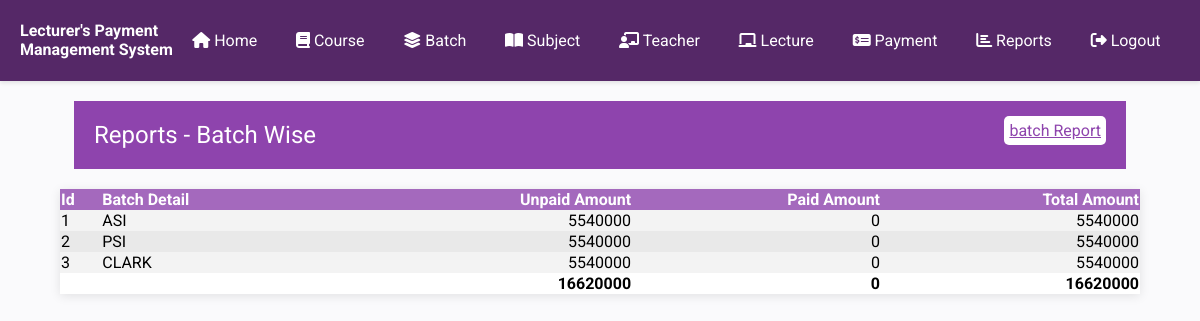
Page /Project/payment_report.php (signed in) on the committed database.
### tables this page shows
CREATE TABLE IF NOT EXISTS `batch` (
  `id` int(11) NOT NULL AUTO_INCREMENT,
  `courseid` int(11) NOT NULL,
  `startdate` date NOT NULL,
  `enddate` date NOT NULL,
  `classtime` text NOT NULL,
  `isdeleted` int(11) NOT NULL DEFAULT '0',
  PRIMARY KEY (`id`)
);

### Project/payment_report.php (the view, shortened to what this page needs)
<?php
require_once('inc/connection.php');
require_once('inc/header-part.php');
?>
</head>
<body>
    <?php require_once('inc/menu.php'); ?>
    <div class="heading">
        <div>
            <span>Reports - Batch Wise</span>
            <span><a href="report.php">batch Report</a></span>
        </div>
    </div>
    <div class="container">
        <table align="center" class="data">
            <thead>
                <tr>
                    <th>Id</th>
                    <th>Batch Detail</th>
                    <th align='right'>Unpaid Amount</th>
                    <th align='right'>Paid Amount</th>
                    <th align='right'>Total Amount</th>
                </tr>
            </thead>
            <tbody>
                <?php
                    $sql="select title,classtime,b.id as batchid, (select sum(amount) from lecture l where  l.batchid=batchid and payoutid is null) as 'unpaid',ifnull((select sum(amount) from lecture l where  l.batchid=batchid and payoutid is not null),0) as 'paid' from course c, batch b where c.id=courseid";
                    $cmd = $db -> prepare($sql);
                    $cmd -> execute();
                    $table= $cmd -> fetchALL();
                    $unpaidTotla = 0;
                    $paidTotal = 0;
                    foreach($table as $row)
                    {
                        extract($row);
                        $unpaidTotla += $unpaid;
                        $paidTotal += $paid;
                ?>
                <tr>
                    <td><?= $batchid ?></td>
                    <td><?= $title ?></td>
                    <td align='right'><?= $unpaid ?></td>
                    <td align='right'><?= $paid ?></td>
                    <td align='right'><?= $paid + $unpaid ?></td>
                </tr>
                <?php
                    }
                ?>
            </tbody>
            <tfoot>
                <tr>
                    <th></th>
                    <th></th>
                    <th align='right'><?= $unpaidTotla ?></th>
                    <th align='right'><?=$paidTotal ?></th>
                    <th align='right'><?=$unpaidTotla + $paidTotal?></th>
                </tr>
            </tfoot>
        </table>
    </div>
</body>
<?php
require_once('inc/footer.php');
?>

### Project/style.css (style rules this page uses)
body { font-family: 'Roboto', sans-serif; background-color: #fafafc; margin: 0; padding: 0; }
.data { width: 90%; border-collapse: collapse; margin: 20px 0; margin: auto; box-shadow: 0 2px 10px rgba(0, 0, 0, 0.1); background-color: #fff; }
.data>thead>tr { background-color: #a469bd; color: #ffffff; text-align: left; }
.data>tbody>tr:nth-child(odd) { background-color: #f3f3f3; }
.data>tbody>tr:nth-child(even) { background-color: #e9e9e9; }
.container { width: 100%; max-width: 1200px; margin: 0 auto; }
.heading { width: 86%; margin: auto; background-color: #8e44ad; color: white; margin-bottom: 20px; margin-top: 20px; padding: 10px; }
.heading>div { display: flex; justify-content: space-between; }
.heading>div>span>a { background-color: white; padding: 5px; border-radius: 5px; color: #8e44ad; }
.heading>* { padding: 10px; }
.heading>div>span:first-child { font-size: 1.5rem; }

### rows in the picture
batch: id "1", title "ASI", unpaid "5540000", paid "0"
batch: id "2", title "PSI", unpaid "5540000", paid "0"
batch: id "3", title "CLARK", unpaid "5540000", paid "0"

### other values in the picture
$unpaidTotla "16620000"
$paidTotal "0"
$unpaidTotla + $paidTotal "16620000"
